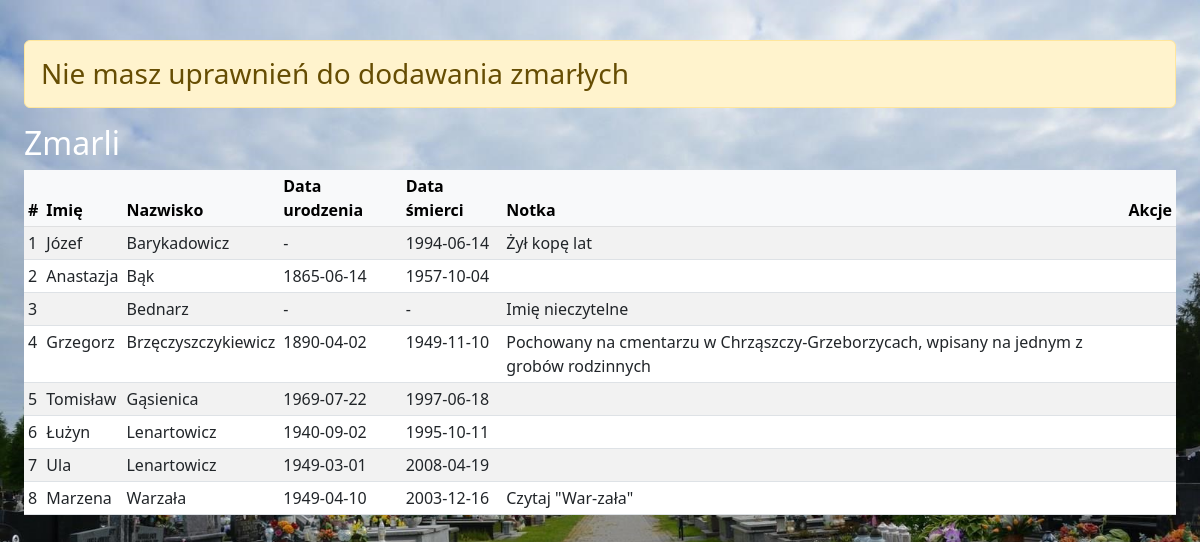
The page /zmarli.php on the database its author committed.
### tables this page shows
CREATE TABLE `zmarli` (
  `id` int(5) NOT NULL,
  `imie` varchar(50) DEFAULT NULL,
  `nazwisko` varchar(50) NOT NULL,
  `data_urodzenia` date DEFAULT NULL,
  `data_smierci` date DEFAULT NULL,
  `notka` text DEFAULT NULL
);

### zmarli.php (the view, shortened to what this page needs)
<?php
include 'dbconfig.php';
?>
<!DOCTYPE html>
<html lang="pl">
<head>
    <link href="https://cdn.jsdelivr.net/npm/bootstrap@5.3.0/dist/css/bootstrap.min.css" rel="stylesheet" />
    <link href="https://cdn.jsdelivr.net/npm/bootstrap-icons@1.10.5/font/bootstrap-icons.css" rel="stylesheet" />
    <link rel="stylesheet" href="style.css">
</head>
<body class="p-4">
<?php if (isset($_SESSION['login'])): ?>
    <h3>Dodaj zmarłego do bazy</h3>
    <form action="dodaj_zmarlego.php" method="POST" class="mb-5">
        <div class="mb-3">
            <label for="imie" class="form-label">Imię</label>
            <input type="text" class="form-control" id="imie" name="imie" style="max-width: 750px;" placeholder="W przypadku braku pozostawić puste" autocomplete="off">
        </div>
        <div class="mb-3">
            <label for="nazwisko" class="form-label">Nazwisko <span class="text-danger">*</span></label>
            <input type="text" class="form-control" id="nazwisko" name="nazwisko" style="max-width: 750px;" placeholder="W przypadku braku pozostawić puste" required autocomplete="off">
        </div>
        <div class="date-toggle-container d-flex gap-5 mb-3">
            <div class="date-toggle-group">
                <div class="form-check form-switch d-flex align-items-center mb-1">
                    <input class="form-check-input" type="checkbox" id="toggleUrodzenie" checked>
                    <label class="form-check-label ms-2" for="toggleUrodzenie">Data urodzenia</label>
                </div>
                <input type="date" class="form-control" id="data_urodzenia" name="data_urodzenia" style="max-width: 150px;" autocomplete="off">
            </div>
            <div class="date-toggle-group">
                <div class="form-check form-switch d-flex align-items-center mb-1">
                    <input class="form-check-input" type="checkbox" id="toggleSmierc" checked>
                    <label class="form-check-label ms-2" for="toggleSmierc">Data śmierci</label>
                </div>
                <input type="date" class="form-control" id="data_smierci" name="data_smierci" style="max-width: 150px;" autocomplete="off">
            </div>
        </div>
        <div class="mb-3">
            <label for="notka" class="form-label">Notka (niewymagana)</label>
            <textarea class="form-control" id="notka" name="notka" rows="3" placeholder="Informacje o przeżytych latach przy braku dat, ekshumacje, lokalizacja, wyjaśnienia nieścisłości itp."></textarea>
        </div>
        <button type="submit" class="btn btn-primary me-2">Dodaj zmarłego</button>
        <button type="reset" class="btn btn-secondary">Resetuj</button>
    </form>
<?php else: ?>
<p>
<h3 class="alert alert-warning">Nie masz uprawnień do dodawania zmarłych</h3>
<p>
<?php endif; ?>
<h2>Zmarli</h2>
<table class="table table-hover table-sm table-striped">
    <thead class="table-light">
    <tr>
        <th>#</th>
        <th>Imię</th>
        <th>Nazwisko</th>
        <th>Data urodzenia</th>
        <th>Data śmierci</th>
        <th>Notka</th>
        <th class="text-right pr-4">Akcje</th>
    </tr>
    </thead>
    <tbody>
    <?php
    $conn = new mysqli($server, $user, $password, $dbname);
    $sql = "SELECT * FROM zmarli ORDER BY nazwisko, imie";
    $result = $conn->query($sql);
    if ($result && $result->num_rows > 0):
        $licznik = 1;
        while ($row = $result->fetch_assoc()):
            $imie = htmlspecialchars($row['imie']);
            $nazwisko = htmlspecialchars($row['nazwisko']);
            $data_urodzenia = $row['data_urodzenia'] ?: '-';
            $data_smierci = $row['data_smierci'] ?: '-';
            $notka = nl2br(htmlspecialchars($row['notka']));
            ?>
            <tr>
                <td><?= $licznik++ ?></td>
                <td><?= $imie ?></td>
                <td><?= $nazwisko ?></td>
                <td><?= $data_urodzenia ?></td>
                <td><?= $data_smierci ?></td>
                <td><?= $notka ?></td>
                <td class='text-right'>
                </td>
            </tr>
        <?php
        endwhile;
    else:
        ?>
        <tr><td colspan="7">Brak wyników</td></tr>
    <?php
    endif;
    ?>
    </tbody>
</table>
</body>
</html>

### style.css (style rules this page uses)
body { background-image: url('tlo.png'); background-size: cover; background-repeat: no-repeat; background-position: center center; min-height: 100vh; margin: 0; color: #ffffff; }

### rows shown on the page
zmarli: imie "Józef", nazwisko "Barykadowicz", data_urodzenia "-", data_smierci "1994-06-14", notka "Żył kopę lat"
zmarli: imie "Anastazja", nazwisko "Bąk", data_urodzenia "1865-06-14", data_smierci "1957-10-04"
zmarli: nazwisko "Bednarz", data_urodzenia "-", data_smierci "-", notka "Imię nieczytelne"
zmarli: imie "Grzegorz", nazwisko "Brzęczyszczykiewicz", data_urodzenia "1890-04-02", data_smierci "1949-11-10", notka "Pochowany na cmentarzu w Chrząszczy-Grzeborzycach, wpisany na jednym z grobów rodzinnych"
zmarli: imie "Tomisław", nazwisko "Gąsienica", data_urodzenia "1969-07-22", data_smierci "1997-06-18"
zmarli: imie "Łużyn", nazwisko "Lenartowicz", data_urodzenia "1940-09-02", data_smierci "1995-10-11"
zmarli: imie "Ula", nazwisko "Lenartowicz", data_urodzenia "1949-03-01", data_smierci "2008-04-19"
zmarli: imie "Marzena", nazwisko "Warzała", data_urodzenia "1949-04-10", data_smierci "2003-12-16", notka "Czytaj \"War-zała\""
